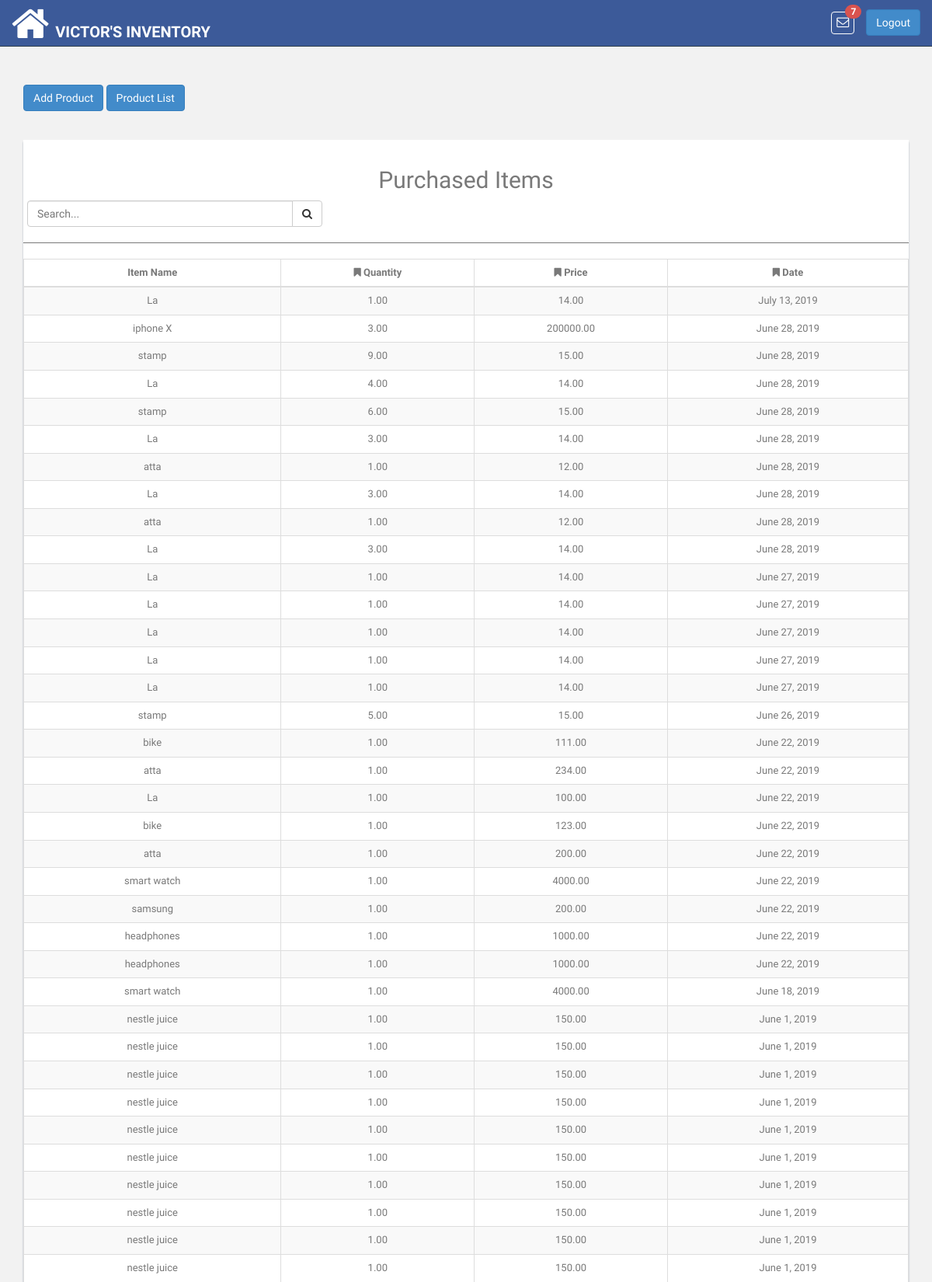
Page /product/items/purchased/ (signed in, upper part) on the committed database.
### pis_product/models.py (models this page shows, shortened)
class PurchasedProduct(DatedModel):
    product = models.ForeignKey(
        Product, related_name='purchased_product',on_delete=models.CASCADE
    )
    invoice = models.ForeignKey(
        'pis_sales.SalesHistory', related_name='purchased_invoice',
        blank=True, null=True,on_delete=models.CASCADE
    )
    quantity = models.DecimalField(
        max_digits=65, decimal_places=2, default=1, blank=True, null=True
    )
    price = models.DecimalField(
        max_digits=65, decimal_places=2, default=0, blank=True, null=True
    )
    discount_percentage = models.DecimalField(
        max_digits=65, decimal_places=2, default=0, blank=True, null=True
    )
    purchase_amount = models.DecimalField(
        max_digits=65, decimal_places=2, default=0, blank=True, null=True
    )

class Product(models.Model):
    UNIT_TYPE_KG = 'Kilogram'
    UNIT_TYPE_GRAM = 'Gram'
    UNIT_TYPE_LITRE = 'Litre'
    UNIT_TYPE_QUANTITY = 'Quantity'
    UNIT_TYPES = (
        (UNIT_TYPE_KG, 'Kilogram'),
        (UNIT_TYPE_GRAM, 'Gram'),
        (UNIT_TYPE_LITRE, 'Litre'),
        (UNIT_TYPE_QUANTITY, 'Quantity'),
    )
    unit_type = models.CharField(
        choices=UNIT_TYPES, default=UNIT_TYPE_QUANTITY,
        blank=True, null=True, max_length=200
    )
    name = models.CharField(max_length=100, unique=True)
    brand_name = models.CharField(max_length=200, blank=True, null=True)
    retailer = models.ForeignKey(
        'pis_retailer.Retailer',
        related_name='retailer_product',on_delete=models.CASCADE
    )
    bar_code = models.CharField(max_length=13, unique=True, blank=True,
                                null=True)
    def product_available_items(self):
        try:
            obj_stock_in = self.stockin_product.aggregate(Sum('quantity'))
            stock_in = float(obj_stock_in.get('quantity__sum'))
        except:
            stock_in = 0
        try:
            obj_stock_out = self.stockout_product.aggregate(
                Sum('stock_out_quantity'))
            stock_out = float(obj_stock_out.get('stock_out_quantity__sum'))
        except:
            stock_out = 0
        return  stock_in - stock_out

### pis_product/views.py (the view)
class PurchasedItems(TemplateView):
    template_name = 'products/purchased_items.html'
    def dispatch(self, request, *args, **kwargs):
        if not self.request.user.is_authenticated:
            return HttpResponseRedirect(reverse('login'))
        return super(PurchasedItems, self).dispatch(request, *args, **kwargs)
    def get_context_data(self, **kwargs):
        context = super(PurchasedItems, self).get_context_data(**kwargs)
        purchased_product = PurchasedProduct.objects.filter(
            product__retailer=self.request.user.retailer_user.retailer
        ).order_by('-created_at')
        context.update({
            'purchased_products': purchased_product
        })
        return context

### pis_com/templatetags/template_tags.py (called while the page is built)
@register.simple_tag
def product_notifications(retailer_id):
    return Product.objects.filter(retailer__id=retailer_id)

### templates/products/purchased_items.html (shortened to what this page needs)
{% extends 'base.html' %}
{% block content %}
    <div class="col-md-12">
        <br>
        <a href="{% url 'product:add_product' retailer_id=request.user.retailer_user.retailer.id %}"><button type="button" id="add-product" class="btn btn-primary"  id="load" data-loading-text="<i class='fa fa-circle-o-notch fa-spin'></i>Processing">Add Product </button></a>
        <a href="{% url 'product:stock_items_list' %}"><button type="button" id="back-product" class="btn btn-primary"  id="load" data-loading-text="<i class='fa fa-circle-o-notch fa-spin'></i>Processing">Product List</button></a>
        <br><br><br>
        <div class="content-panel table-responsive">
            <table class="table table-striped table-advance table-hover purchased-table table-bordered">
                <h2 class="text-center">Purchased Items</h2>
                <div class="input-group custom-search-form col-md-4" style="left: 5px">
                    <input type="text" class="form-control search-purchased" placeholder="Search...">
                    <span class="input-group-btn">
                            <button class="btn btn-default" type="button">
                                <i class="fa fa-search"></i>
                            </button>
                        </span>
                </div>
                <hr>
                <thead>
                <tr>
                    <th class="text-center"> Item Name</th>
                    <th class="text-center"><i class="fa fa-bookmark"></i> Quantity</th>
                    <th class="text-center"><i class="fa fa-bookmark"></i> Price</th>
                    <th class="text-center"><i class=" fa fa-bookmark"></i> Date</th>
                </tr>
                </thead>
                <tbody class="purchased-table-body text-center">
                {% for purchased_product in purchased_products %}
                    <tr>
                        <td>{{ purchased_product.product.name}}</td>
                        <td>{{ purchased_product.quantity }}</td>
                        <td>{{ purchased_product.price }}</td>
                        <td>{{ purchased_product.created_at|date }}</td>
                    </tr>
                {% endfor %}
                </tbody>
            </table>
        </div>
    </div>
{% endblock %}

### app_static/css/style.css (style rules this page uses)
body { color: #797979; background: #f2f2f2; font-family: 'Ruda', sans-serif; padding: 0px !important; margin: 0px !important; font-size:13px; }
a, a:hover, a:focus { text-decoration: none; outline: none; }
hr { margin-top: 20px; margin-bottom: 20px; border: 0; border-top: 1px solid #797979; }
.content-panel { background: #ffffff; box-shadow: 0px 3px 2px #aab2bd; padding-top: 15px; padding-bottom: 5px; }

### rows in the picture
PurchasedProduct: product.name "La", quantity "1.00", price "14.00", created_at "July 13, 2019"
PurchasedProduct: product.name "iphone X", quantity "3.00", price "200000.00", created_at "June 28, 2019"
PurchasedProduct: product.name "stamp", quantity "9.00", price "15.00", created_at "June 28, 2019"
PurchasedProduct: product.name "La", quantity "4.00", price "14.00", created_at "June 28, 2019"
PurchasedProduct: product.name "stamp", quantity "6.00", price "15.00", created_at "June 28, 2019"
PurchasedProduct: product.name "La", quantity "3.00", price "14.00", created_at "June 28, 2019"
PurchasedProduct: product.name "atta", quantity "1.00", price "12.00", created_at "June 28, 2019"
PurchasedProduct: product.name "La", quantity "3.00", price "14.00", created_at "June 28, 2019"
PurchasedProduct: product.name "atta", quantity "1.00", price "12.00", created_at "June 28, 2019"
PurchasedProduct: product.name "La", quantity "3.00", price "14.00", created_at "June 28, 2019"
PurchasedProduct: product.name "La", quantity "1.00", price "14.00", created_at "June 27, 2019"
PurchasedProduct: product.name "La", quantity "1.00", price "14.00", created_at "June 27, 2019"
PurchasedProduct: product.name "La", quantity "1.00", price "14.00", created_at "June 27, 2019"
PurchasedProduct: product.name "La", quantity "1.00", price "14.00", created_at "June 27, 2019"
PurchasedProduct: product.name "La", quantity "1.00", price "14.00", created_at "June 27, 2019"
PurchasedProduct: product.name "stamp", quantity "5.00", price "15.00", created_at "June 26, 2019"
PurchasedProduct: product.name "bike", quantity "1.00", price "111.00", created_at "June 22, 2019"
PurchasedProduct: product.name "atta", quantity "1.00", price "234.00", created_at "June 22, 2019"
PurchasedProduct: product.name "La", quantity "1.00", price "100.00", created_at "June 22, 2019"
PurchasedProduct: product.name "bike", quantity "1.00", price "123.00", created_at "June 22, 2019"
PurchasedProduct: product.name "atta", quantity "1.00", price "200.00", created_at "June 22, 2019"
PurchasedProduct: product.name "smart watch", quantity "1.00", price "4000.00", created_at "June 22, 2019"
PurchasedProduct: product.name "samsung", quantity "1.00", price "200.00", created_at "June 22, 2019"
PurchasedProduct: product.name "headphones", quantity "1.00", price "1000.00", created_at "June 22, 2019"
PurchasedProduct: product.name "headphones", quantity "1.00", price "1000.00", created_at "June 22, 2019"
PurchasedProduct: product.name "smart watch", quantity "1.00", price "4000.00", created_at "June 18, 2019"
PurchasedProduct: product.name "nestle juice", quantity "1.00", price "150.00", created_at "June 1, 2019"
PurchasedProduct: product.name "nestle juice", quantity "1.00", price "150.00", created_at "June 1, 2019"
PurchasedProduct: product.name "nestle juice", quantity "1.00", price "150.00", created_at "June 1, 2019"
PurchasedProduct: product.name "nestle juice", quantity "1.00", price "150.00", created_at "June 1, 2019"
PurchasedProduct: product.name "nestle juice", quantity "1.00", price "150.00", created_at "June 1, 2019"
PurchasedProduct: product.name "nestle juice", quantity "1.00", price "150.00", created_at "June 1, 2019"
PurchasedProduct: product.name "nestle juice", quantity "1.00", price "150.00", created_at "June 1, 2019"
PurchasedProduct: product.name "nestle juice", quantity "1.00", price "150.00", created_at "June 1, 2019"
PurchasedProduct: product.name "nestle juice", quantity "1.00", price "150.00", created_at "June 1, 2019"
PurchasedProduct: product.name "nestle juice", quantity "1.00", price "150.00", created_at "June 1, 2019"
